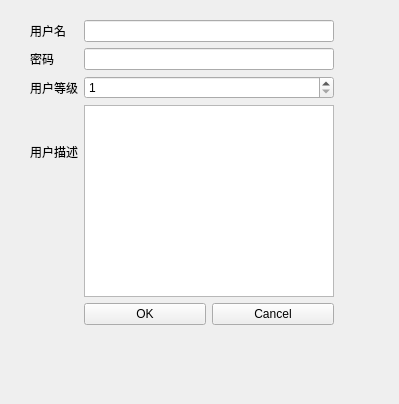
<?xml version="1.0" encoding="UTF-8"?>
<ui version="4.0">
 <class>UsrManagerUI_add</class>
 <widget class="QWidget" name="UsrManagerUI_add">
  <property name="windowModality">
   <enum>Qt::ApplicationModal</enum>
  </property>
  <property name="geometry">
   <rect>
    <x>0</x>
    <y>0</y>
    <width>399</width>
    <height>404</height>
   </rect>
  </property>
  <property name="windowTitle">
   <string>Form</string>
  </property>
  <widget class="QWidget" name="layoutWidget">
   <property name="geometry">
    <rect>
     <x>20</x>
     <y>10</y>
     <width>324</width>
     <height>325</height>
    </rect>
   </property>
   <layout class="QGridLayout" name="gridLayout" columnstretch="1,0">
    <property name="leftMargin">
     <number>10</number>
    </property>
    <property name="topMargin">
     <number>10</number>
    </property>
    <property name="rightMargin">
     <number>10</number>
    </property>
    <property name="bottomMargin">
     <number>10</number>
    </property>
    <item row="1" column="1">
     <widget class="QLineEdit" name="leNewUsrName"/>
    </item>
    <item row="2" column="0">
     <widget class="QLabel" name="label_2">
      <property name="text">
       <string>密码</string>
      </property>
     </widget>
    </item>
    <item row="4" column="1" rowspan="2">
     <widget class="QPlainTextEdit" name="teNewUsrDescription"/>
    </item>
    <item row="2" column="1">
     <widget class="QLineEdit" name="leNewUsrPswd"/>
    </item>
    <item row="3" column="0">
     <widget class="QLabel" name="label_3">
      <property name="text">
       <string>用户等级</string>
      </property>
     </widget>
    </item>
    <item row="4" column="0">
     <widget class="QLabel" name="label_4">
      <property name="text">
       <string>用户描述</string>
      </property>
     </widget>
    </item>
    <item row="3" column="1">
     <widget class="QSpinBox" name="cbNewUsrLevel">
      <property name="minimum">
       <number>1</number>
      </property>
      <property name="maximum">
       <number>199</number>
      </property>
     </widget>
    </item>
    <item row="1" column="0">
     <widget class="QLabel" name="label">
      <property name="text">
       <string>用户名</string>
      </property>
     </widget>
    </item>
    <item row="6" column="1">
     <layout class="QHBoxLayout" name="horizontalLayout">
      <item>
       <widget class="QPushButton" name="pbOK">
        <property name="text">
         <string>OK</string>
        </property>
       </widget>
      </item>
      <item>
       <widget class="QPushButton" name="pbCancel">
        <property name="text">
         <string>Cancel</string>
        </property>
       </widget>
      </item>
     </layout>
    </item>
   </layout>
  </widget>
 </widget>
 <tabstops>
  <tabstop>leNewUsrName</tabstop>
  <tabstop>leNewUsrPswd</tabstop>
  <tabstop>cbNewUsrLevel</tabstop>
  <tabstop>teNewUsrDescription</tabstop>
  <tabstop>pbOK</tabstop>
  <tabstop>pbCancel</tabstop>
 </tabstops>
 <resources/>
 <connections/>
</ui>
